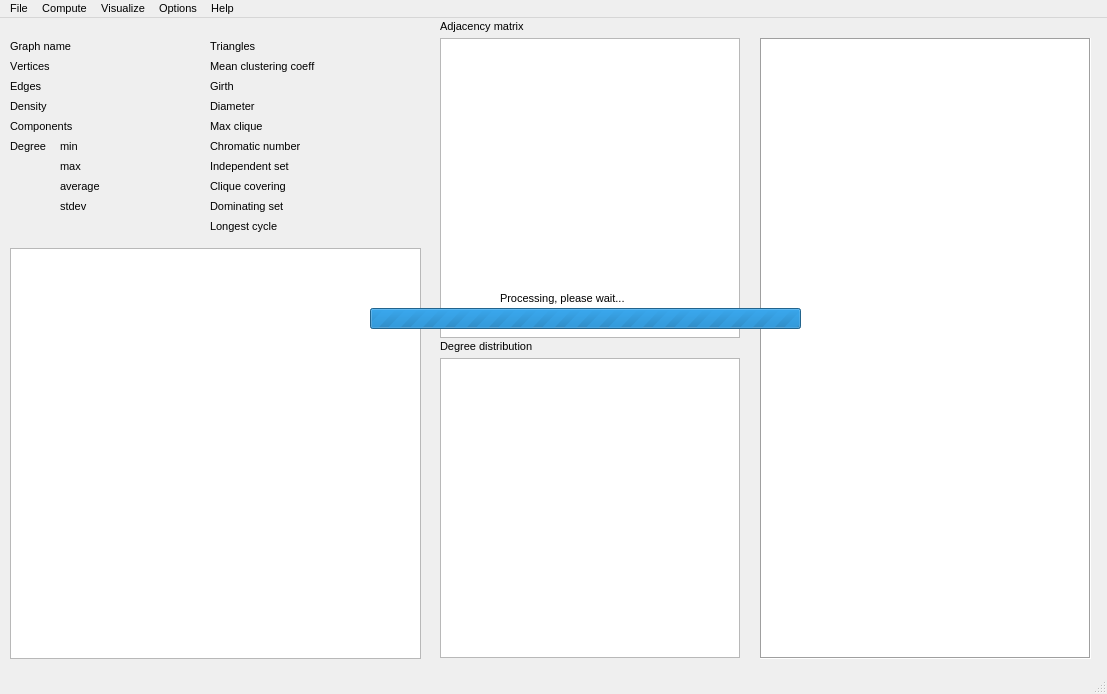
<?xml version="1.0" encoding="UTF-8"?>
<ui version="4.0">
 <class>MainWindow</class>
 <widget class="QMainWindow" name="MainWindow">
  <property name="geometry">
   <rect>
    <x>0</x>
    <y>0</y>
    <width>1107</width>
    <height>694</height>
   </rect>
  </property>
  <property name="minimumSize">
   <size>
    <width>1107</width>
    <height>694</height>
   </size>
  </property>
  <property name="maximumSize">
   <size>
    <width>1107</width>
    <height>694</height>
   </size>
  </property>
  <property name="font">
   <font>
    <pointsize>8</pointsize>
    <italic>false</italic>
    <kerning>false</kerning>
   </font>
  </property>
  <property name="windowTitle">
   <string>Graph Combinatorial Explorer 1.0</string>
  </property>
  <widget class="QWidget" name="centralWidget">
   <widget class="QLabel" name="label">
    <property name="geometry">
     <rect>
      <x>10</x>
      <y>20</y>
      <width>101</width>
      <height>16</height>
     </rect>
    </property>
    <property name="text">
     <string>Graph name</string>
    </property>
   </widget>
   <widget class="QLabel" name="label_graphname">
    <property name="geometry">
     <rect>
      <x>110</x>
      <y>20</y>
      <width>101</width>
      <height>16</height>
     </rect>
    </property>
    <property name="text">
     <string/>
    </property>
   </widget>
   <widget class="QLabel" name="label_3">
    <property name="geometry">
     <rect>
      <x>10</x>
      <y>40</y>
      <width>71</width>
      <height>16</height>
     </rect>
    </property>
    <property name="text">
     <string>Vertices</string>
    </property>
   </widget>
   <widget class="QLabel" name="label_vertices">
    <property name="geometry">
     <rect>
      <x>110</x>
      <y>40</y>
      <width>101</width>
      <height>16</height>
     </rect>
    </property>
    <property name="text">
     <string/>
    </property>
   </widget>
   <widget class="QLabel" name="label_edges">
    <property name="geometry">
     <rect>
      <x>110</x>
      <y>60</y>
      <width>101</width>
      <height>16</height>
     </rect>
    </property>
    <property name="text">
     <string/>
    </property>
   </widget>
   <widget class="QLabel" name="label_6">
    <property name="geometry">
     <rect>
      <x>10</x>
      <y>60</y>
      <width>71</width>
      <height>16</height>
     </rect>
    </property>
    <property name="text">
     <string>Edges</string>
    </property>
   </widget>
   <widget class="QLabel" name="label_7">
    <property name="geometry">
     <rect>
      <x>10</x>
      <y>80</y>
      <width>71</width>
      <height>16</height>
     </rect>
    </property>
    <property name="text">
     <string>Density</string>
    </property>
   </widget>
   <widget class="QLabel" name="label_density">
    <property name="geometry">
     <rect>
      <x>110</x>
      <y>80</y>
      <width>101</width>
      <height>16</height>
     </rect>
    </property>
    <property name="text">
     <string/>
    </property>
   </widget>
   <widget class="QLabel" name="label_9">
    <property name="geometry">
     <rect>
      <x>10</x>
      <y>120</y>
      <width>71</width>
      <height>16</height>
     </rect>
    </property>
    <property name="text">
     <string>Degree</string>
    </property>
   </widget>
   <widget class="QLabel" name="label_10">
    <property name="geometry">
     <rect>
      <x>60</x>
      <y>120</y>
      <width>51</width>
      <height>16</height>
     </rect>
    </property>
    <property name="text">
     <string>min</string>
    </property>
   </widget>
   <widget class="QLabel" name="label_mindeg">
    <property name="geometry">
     <rect>
      <x>110</x>
      <y>120</y>
      <width>101</width>
      <height>16</height>
     </rect>
    </property>
    <property name="text">
     <string/>
    </property>
   </widget>
   <widget class="QLabel" name="label_12">
    <property name="geometry">
     <rect>
      <x>60</x>
      <y>140</y>
      <width>51</width>
      <height>16</height>
     </rect>
    </property>
    <property name="text">
     <string>max</string>
    </property>
   </widget>
   <widget class="QLabel" name="label_maxdeg">
    <property name="geometry">
     <rect>
      <x>110</x>
      <y>140</y>
      <width>101</width>
      <height>16</height>
     </rect>
    </property>
    <property name="text">
     <string/>
    </property>
   </widget>
   <widget class="QLabel" name="label_avgdeg">
    <property name="geometry">
     <rect>
      <x>110</x>
      <y>160</y>
      <width>101</width>
      <height>16</height>
     </rect>
    </property>
    <property name="text">
     <string/>
    </property>
   </widget>
   <widget class="QLabel" name="label_15">
    <property name="geometry">
     <rect>
      <x>60</x>
      <y>160</y>
      <width>51</width>
      <height>16</height>
     </rect>
    </property>
    <property name="text">
     <string>average</string>
    </property>
   </widget>
   <widget class="QLabel" name="label_stdevdeg">
    <property name="geometry">
     <rect>
      <x>110</x>
      <y>180</y>
      <width>101</width>
      <height>16</height>
     </rect>
    </property>
    <property name="text">
     <string/>
    </property>
   </widget>
   <widget class="QLabel" name="label_17">
    <property name="geometry">
     <rect>
      <x>60</x>
      <y>180</y>
      <width>51</width>
      <height>16</height>
     </rect>
    </property>
    <property name="text">
     <string>stdev</string>
    </property>
   </widget>
   <widget class="QTextBrowser" name="textBrowser">
    <property name="geometry">
     <rect>
      <x>760</x>
      <y>20</y>
      <width>331</width>
      <height>621</height>
     </rect>
    </property>
    <property name="frameShape">
     <enum>QFrame::Box</enum>
    </property>
    <property name="frameShadow">
     <enum>QFrame::Sunken</enum>
    </property>
    <property name="lineWidth">
     <number>1</number>
    </property>
    <property name="midLineWidth">
     <number>0</number>
    </property>
    <property name="html">
     <string>&lt;!DOCTYPE HTML PUBLIC &quot;-//W3C//DTD HTML 4.0//EN&quot; &quot;http://www.w3.org/TR/REC-html40/strict.dtd&quot;&gt;
&lt;html&gt;&lt;head&gt;&lt;meta name=&quot;qrichtext&quot; content=&quot;1&quot; /&gt;&lt;style type=&quot;text/css&quot;&gt;
p, li { white-space: pre-wrap; }
&lt;/style&gt;&lt;/head&gt;&lt;body style=&quot; font-family:'MS Shell Dlg 2'; font-size:8pt; font-weight:400; font-style:normal;&quot;&gt;
&lt;p style=&quot;-qt-paragraph-type:empty; margin-top:0px; margin-bottom:0px; margin-left:0px; margin-right:0px; -qt-block-indent:0; text-indent:0px; font-size:8.25pt;&quot;&gt;&lt;br /&gt;&lt;/p&gt;&lt;/body&gt;&lt;/html&gt;</string>
    </property>
   </widget>
   <widget class="QGraphicsView" name="graphicsView_graphdrawing">
    <property name="geometry">
     <rect>
      <x>10</x>
      <y>230</y>
      <width>411</width>
      <height>411</height>
     </rect>
    </property>
   </widget>
   <widget class="QGraphicsView" name="graphicsView_adjacencymatrix">
    <property name="geometry">
     <rect>
      <x>440</x>
      <y>20</y>
      <width>300</width>
      <height>300</height>
     </rect>
    </property>
   </widget>
   <widget class="QLabel" name="label_18">
    <property name="geometry">
     <rect>
      <x>210</x>
      <y>20</y>
      <width>111</width>
      <height>16</height>
     </rect>
    </property>
    <property name="text">
     <string>Triangles</string>
    </property>
   </widget>
   <widget class="QLabel" name="label_triangles">
    <property name="geometry">
     <rect>
      <x>330</x>
      <y>20</y>
      <width>101</width>
      <height>16</height>
     </rect>
    </property>
    <property name="text">
     <string/>
    </property>
   </widget>
   <widget class="QLabel" name="label_20">
    <property name="geometry">
     <rect>
      <x>210</x>
      <y>100</y>
      <width>81</width>
      <height>16</height>
     </rect>
    </property>
    <property name="text">
     <string>Max clique</string>
    </property>
   </widget>
   <widget class="QLabel" name="label_maxclique">
    <property name="geometry">
     <rect>
      <x>330</x>
      <y>100</y>
      <width>111</width>
      <height>16</height>
     </rect>
    </property>
    <property name="text">
     <string/>
    </property>
   </widget>
   <widget class="QLabel" name="label_22">
    <property name="geometry">
     <rect>
      <x>210</x>
      <y>120</y>
      <width>121</width>
      <height>16</height>
     </rect>
    </property>
    <property name="text">
     <string>Chromatic number</string>
    </property>
   </widget>
   <widget class="QLabel" name="label_chromatic">
    <property name="geometry">
     <rect>
      <x>330</x>
      <y>120</y>
      <width>111</width>
      <height>16</height>
     </rect>
    </property>
    <property name="text">
     <string/>
    </property>
   </widget>
   <widget class="QLabel" name="label_24">
    <property name="geometry">
     <rect>
      <x>210</x>
      <y>140</y>
      <width>121</width>
      <height>16</height>
     </rect>
    </property>
    <property name="text">
     <string>Independent set</string>
    </property>
   </widget>
   <widget class="QLabel" name="label_indset">
    <property name="geometry">
     <rect>
      <x>330</x>
      <y>140</y>
      <width>111</width>
      <height>16</height>
     </rect>
    </property>
    <property name="text">
     <string/>
    </property>
   </widget>
   <widget class="QLabel" name="label_cliquecover">
    <property name="geometry">
     <rect>
      <x>330</x>
      <y>160</y>
      <width>111</width>
      <height>16</height>
     </rect>
    </property>
    <property name="text">
     <string/>
    </property>
   </widget>
   <widget class="QLabel" name="label_27">
    <property name="geometry">
     <rect>
      <x>210</x>
      <y>160</y>
      <width>121</width>
      <height>16</height>
     </rect>
    </property>
    <property name="text">
     <string>Clique covering</string>
    </property>
   </widget>
   <widget class="QLabel" name="label_domset">
    <property name="geometry">
     <rect>
      <x>330</x>
      <y>180</y>
      <width>111</width>
      <height>16</height>
     </rect>
    </property>
    <property name="text">
     <string/>
    </property>
   </widget>
   <widget class="QLabel" name="label_29">
    <property name="geometry">
     <rect>
      <x>210</x>
      <y>180</y>
      <width>121</width>
      <height>16</height>
     </rect>
    </property>
    <property name="text">
     <string>Dominating set</string>
    </property>
   </widget>
   <widget class="QGraphicsView" name="graphicsView_degreedistr">
    <property name="geometry">
     <rect>
      <x>440</x>
      <y>340</y>
      <width>300</width>
      <height>300</height>
     </rect>
    </property>
   </widget>
   <widget class="QLabel" name="label_19">
    <property name="geometry">
     <rect>
      <x>440</x>
      <y>0</y>
      <width>111</width>
      <height>16</height>
     </rect>
    </property>
    <property name="text">
     <string>Adjacency matrix</string>
    </property>
   </widget>
   <widget class="QLabel" name="label_21">
    <property name="geometry">
     <rect>
      <x>440</x>
      <y>320</y>
      <width>111</width>
      <height>16</height>
     </rect>
    </property>
    <property name="text">
     <string>Degree distribution</string>
    </property>
   </widget>
   <widget class="QProgressBar" name="progressBar">
    <property name="geometry">
     <rect>
      <x>370</x>
      <y>290</y>
      <width>431</width>
      <height>21</height>
     </rect>
    </property>
    <property name="minimum">
     <number>0</number>
    </property>
    <property name="maximum">
     <number>0</number>
    </property>
    <property name="value">
     <number>0</number>
    </property>
   </widget>
   <widget class="QLabel" name="label_loading">
    <property name="geometry">
     <rect>
      <x>500</x>
      <y>270</y>
      <width>151</width>
      <height>21</height>
     </rect>
    </property>
    <property name="text">
     <string>Processing, please wait...</string>
    </property>
   </widget>
   <widget class="QLabel" name="label_23">
    <property name="geometry">
     <rect>
      <x>210</x>
      <y>80</y>
      <width>111</width>
      <height>16</height>
     </rect>
    </property>
    <property name="text">
     <string>Diameter</string>
    </property>
   </widget>
   <widget class="QLabel" name="label_diameter">
    <property name="geometry">
     <rect>
      <x>330</x>
      <y>80</y>
      <width>101</width>
      <height>16</height>
     </rect>
    </property>
    <property name="text">
     <string/>
    </property>
   </widget>
   <widget class="QLabel" name="label_25">
    <property name="geometry">
     <rect>
      <x>10</x>
      <y>100</y>
      <width>111</width>
      <height>16</height>
     </rect>
    </property>
    <property name="text">
     <string>Components</string>
    </property>
   </widget>
   <widget class="QLabel" name="label_components">
    <property name="geometry">
     <rect>
      <x>110</x>
      <y>100</y>
      <width>101</width>
      <height>16</height>
     </rect>
    </property>
    <property name="text">
     <string/>
    </property>
   </widget>
   <widget class="QLabel" name="label_26">
    <property name="geometry">
     <rect>
      <x>210</x>
      <y>60</y>
      <width>111</width>
      <height>16</height>
     </rect>
    </property>
    <property name="text">
     <string>Girth</string>
    </property>
   </widget>
   <widget class="QLabel" name="label_girth">
    <property name="geometry">
     <rect>
      <x>330</x>
      <y>60</y>
      <width>101</width>
      <height>16</height>
     </rect>
    </property>
    <property name="text">
     <string/>
    </property>
   </widget>
   <widget class="QLabel" name="label_30">
    <property name="geometry">
     <rect>
      <x>210</x>
      <y>200</y>
      <width>121</width>
      <height>16</height>
     </rect>
    </property>
    <property name="text">
     <string>Longest cycle</string>
    </property>
   </widget>
   <widget class="QLabel" name="label_longest_cycle">
    <property name="geometry">
     <rect>
      <x>330</x>
      <y>200</y>
      <width>111</width>
      <height>16</height>
     </rect>
    </property>
    <property name="text">
     <string/>
    </property>
   </widget>
   <widget class="QLabel" name="label_28">
    <property name="geometry">
     <rect>
      <x>210</x>
      <y>40</y>
      <width>131</width>
      <height>16</height>
     </rect>
    </property>
    <property name="text">
     <string>Mean clustering coeff</string>
    </property>
   </widget>
   <widget class="QLabel" name="label_mean_clustering_coefficient">
    <property name="geometry">
     <rect>
      <x>330</x>
      <y>40</y>
      <width>101</width>
      <height>16</height>
     </rect>
    </property>
    <property name="text">
     <string/>
    </property>
   </widget>
  </widget>
  <widget class="QMenuBar" name="menuBar">
   <property name="geometry">
    <rect>
     <x>0</x>
     <y>0</y>
     <width>1107</width>
     <height>26</height>
    </rect>
   </property>
   <widget class="QMenu" name="menuGraph_Explorer_0_2">
    <property name="title">
     <string>File</string>
    </property>
    <widget class="QMenu" name="menuVisualization_type">
     <property name="title">
      <string>Visualization type</string>
     </property>
     <addaction name="actionCentrality_based"/>
     <addaction name="actionMesh_based"/>
     <addaction name="actionTree_based"/>
     <addaction name="actionCircular"/>
     <addaction name="separator"/>
     <addaction name="actionCycle_based"/>
    </widget>
    <widget class="QMenu" name="menuVisualization_scale">
     <property name="title">
      <string>Visualization scale</string>
     </property>
     <addaction name="action1x"/>
     <addaction name="action2x"/>
     <addaction name="action5x"/>
     <addaction name="action25x"/>
    </widget>
    <widget class="QMenu" name="menuExport">
     <property name="title">
      <string>Export</string>
     </property>
     <widget class="QMenu" name="menuExportILP">
      <property name="title">
       <string>ILP instance (MPS)</string>
      </property>
      <addaction name="actionExport_dominating_set"/>
      <addaction name="actionExport_dominating_set_LP_relaxation"/>
     </widget>
     <addaction name="actionGraph_visualization"/>
     <addaction name="actionAdjacency_matrix_visualization"/>
     <addaction name="actionDegree_distribution"/>
     <addaction name="menuExportILP"/>
    </widget>
    <widget class="QMenu" name="menuGenerate">
     <property name="title">
      <string>Generate</string>
     </property>
     <addaction name="actionComplete_n_ary_tree"/>
     <addaction name="actionUnit_disk_graph"/>
     <addaction name="actionRegular_grid_with_rewiring"/>
     <addaction name="actionScale_free_network"/>
     <addaction name="actionWatts_Strogatz_network"/>
     <addaction name="separator"/>
     <addaction name="actionComplementary_graph"/>
     <addaction name="actionGraph_with_pruned_leaves"/>
     <addaction name="actionLargest_component"/>
     <addaction name="actionGeneralized_dominating_set_graph"/>
    </widget>
    <addaction name="actionOpen"/>
    <addaction name="actionSave"/>
    <addaction name="menuGenerate"/>
    <addaction name="menuVisualization_type"/>
    <addaction name="menuVisualization_scale"/>
    <addaction name="menuExport"/>
    <addaction name="actionExit"/>
   </widget>
   <widget class="QMenu" name="menuHelp">
    <property name="title">
     <string>Help</string>
    </property>
    <addaction name="actionAbout"/>
   </widget>
   <widget class="QMenu" name="menuCompute">
    <property name="title">
     <string>Compute</string>
    </property>
    <widget class="QMenu" name="menuMaximum_clique">
     <property name="title">
      <string>Maximum clique</string>
     </property>
     <addaction name="actionGreedy_clique"/>
     <addaction name="actionRandomized_local_search_and_Iterated_Greedy"/>
    </widget>
    <widget class="QMenu" name="menuColouring">
     <property name="title">
      <string>Colouring</string>
     </property>
     <addaction name="actionBrelaz_s_heuristic"/>
     <addaction name="actionIterated_greedy_and_randomized_local_search"/>
    </widget>
    <widget class="QMenu" name="menuMaximum_independent_set">
     <property name="title">
      <string>Maximum independent set</string>
     </property>
     <addaction name="actionGreedy_independent_set"/>
     <addaction name="actionRandomized_local_search_and_iterated_greedy_indset"/>
    </widget>
    <widget class="QMenu" name="menuClique_covering">
     <property name="title">
      <string>Clique covering</string>
     </property>
     <addaction name="actionIterated_greedy_and_randomized_local_search_ccp"/>
    </widget>
    <widget class="QMenu" name="menuDominating_set">
     <property name="title">
      <string>Dominating set</string>
     </property>
     <addaction name="actionGreedy_dominating_set"/>
    </widget>
    <widget class="QMenu" name="menuLongest_cycle">
     <property name="title">
      <string>Longest cycle</string>
     </property>
     <addaction name="actionDepth_first_search"/>
     <addaction name="actionDepth_first_search_with_local_search"/>
    </widget>
    <addaction name="actionTriangles"/>
    <addaction name="actionGirth"/>
    <addaction name="actionDiameter"/>
    <addaction name="menuMaximum_clique"/>
    <addaction name="menuColouring"/>
    <addaction name="menuMaximum_independent_set"/>
    <addaction name="menuClique_covering"/>
    <addaction name="menuDominating_set"/>
    <addaction name="menuLongest_cycle"/>
   </widget>
   <widget class="QMenu" name="menuVisualize">
    <property name="title">
     <string>Visualize</string>
    </property>
    <addaction name="actionShow_in_a_separate_window"/>
    <addaction name="actionMinimize_crossings"/>
   </widget>
   <widget class="QMenu" name="menuOptions">
    <property name="title">
     <string>Options</string>
    </property>
    <addaction name="actionAlgorithms"/>
    <addaction name="actionVisualization"/>
   </widget>
   <addaction name="menuGraph_Explorer_0_2"/>
   <addaction name="menuCompute"/>
   <addaction name="menuVisualize"/>
   <addaction name="menuOptions"/>
   <addaction name="menuHelp"/>
  </widget>
  <widget class="QStatusBar" name="statusBar"/>
  <action name="actionExit">
   <property name="text">
    <string>Exit</string>
   </property>
  </action>
  <action name="actionAbout">
   <property name="enabled">
    <bool>true</bool>
   </property>
   <property name="text">
    <string>About</string>
   </property>
   <property name="font">
    <font>
     <kerning>false</kerning>
    </font>
   </property>
  </action>
  <action name="actionOpen">
   <property name="text">
    <string>Open</string>
   </property>
   <property name="font">
    <font>
     <kerning>false</kerning>
    </font>
   </property>
  </action>
  <action name="actionMesh_based">
   <property name="checkable">
    <bool>true</bool>
   </property>
   <property name="text">
    <string>Grid-based</string>
   </property>
  </action>
  <action name="actionCentrality_based">
   <property name="checkable">
    <bool>true</bool>
   </property>
   <property name="text">
    <string>Centrality-based</string>
   </property>
  </action>
  <action name="action1x">
   <property name="checkable">
    <bool>true</bool>
   </property>
   <property name="text">
    <string>1x</string>
   </property>
  </action>
  <action name="action25x">
   <property name="checkable">
    <bool>true</bool>
   </property>
   <property name="text">
    <string>25x</string>
   </property>
  </action>
  <action name="action5x">
   <property name="checkable">
    <bool>true</bool>
   </property>
   <property name="text">
    <string>5x</string>
   </property>
  </action>
  <action name="actionGraph_visualization">
   <property name="text">
    <string>Graph visualization</string>
   </property>
  </action>
  <action name="actionUnit_disk_graph">
   <property name="text">
    <string>Unit disk graph</string>
   </property>
  </action>
  <action name="actionScale_free_network">
   <property name="text">
    <string>Scale-free network</string>
   </property>
  </action>
  <action name="actionSave">
   <property name="enabled">
    <bool>false</bool>
   </property>
   <property name="text">
    <string>Save</string>
   </property>
  </action>
  <action name="actionTriangles">
   <property name="text">
    <string>Triangles</string>
   </property>
   <property name="font">
    <font>
     <kerning>false</kerning>
    </font>
   </property>
  </action>
  <action name="actionDiameter">
   <property name="text">
    <string>Diameter</string>
   </property>
  </action>
  <action name="actionMax_clique">
   <property name="text">
    <string>Max clique</string>
   </property>
  </action>
  <action name="actionColouring">
   <property name="text">
    <string>Colouring</string>
   </property>
  </action>
  <action name="actionIndependent_set">
   <property name="text">
    <string>Independent set</string>
   </property>
  </action>
  <action name="actionClique_covering">
   <property name="text">
    <string>Clique covering</string>
   </property>
  </action>
  <action name="actionDominating_set">
   <property name="text">
    <string>Dominating set</string>
   </property>
  </action>
  <action name="actionGreedy_clique">
   <property name="text">
    <string>Greedy clique</string>
   </property>
  </action>
  <action name="actionRandomized_local_search_and_Iterated_Greedy">
   <property name="text">
    <string>Randomized local search and iterated greedy</string>
   </property>
  </action>
  <action name="actionBrelaz_s_heuristic">
   <property name="text">
    <string>Brelaz's heuristic</string>
   </property>
  </action>
  <action name="actionIterated_greedy_and_randomized_local_search">
   <property name="text">
    <string>Iterated greedy and randomized local search</string>
   </property>
  </action>
  <action name="actionGreedy_independent_set">
   <property name="text">
    <string>Greedy independent set</string>
   </property>
  </action>
  <action name="actionRandomized_local_search_and_iterated_greedy_indset">
   <property name="text">
    <string>Randomized local search and iterated greedy</string>
   </property>
  </action>
  <action name="actionBrelaz_s_heuristic_ccp">
   <property name="text">
    <string>Brelaz's heuristic</string>
   </property>
  </action>
  <action name="actionIterated_greedy_and_randomized_local_search_ccp">
   <property name="text">
    <string>Iterated greedy and randomized local search</string>
   </property>
  </action>
  <action name="actionGreedy_dominating_set">
   <property name="text">
    <string>Greedy dominating set</string>
   </property>
  </action>
  <action name="actionComplete_n_ary_tree">
   <property name="text">
    <string>Complete n-ary tree</string>
   </property>
  </action>
  <action name="action2x">
   <property name="checkable">
    <bool>true</bool>
   </property>
   <property name="text">
    <string>2x</string>
   </property>
  </action>
  <action name="actionGeneralized_dominating_set_graph">
   <property name="enabled">
    <bool>false</bool>
   </property>
   <property name="text">
    <string>Generalized dominating set graph</string>
   </property>
  </action>
  <action name="actionComplementary_graph">
   <property name="enabled">
    <bool>false</bool>
   </property>
   <property name="text">
    <string>Complementary graph</string>
   </property>
  </action>
  <action name="actionGirth">
   <property name="text">
    <string>Girth</string>
   </property>
  </action>
  <action name="actionWatts_Strogatz_network">
   <property name="text">
    <string>Watts-Strogatz network</string>
   </property>
  </action>
  <action name="actionCircular">
   <property name="checkable">
    <bool>true</bool>
   </property>
   <property name="text">
    <string>Circular</string>
   </property>
  </action>
  <action name="actionDominance_based">
   <property name="checkable">
    <bool>true</bool>
   </property>
   <property name="enabled">
    <bool>false</bool>
   </property>
   <property name="text">
    <string>Dominance-based</string>
   </property>
  </action>
  <action name="actionClique_cover_based">
   <property name="enabled">
    <bool>false</bool>
   </property>
   <property name="text">
    <string>Clique covering-based</string>
   </property>
  </action>
  <action name="actionShow_in_a_separate_window">
   <property name="enabled">
    <bool>true</bool>
   </property>
   <property name="text">
    <string>Show in a separate window</string>
   </property>
   <property name="font">
    <font>
     <kerning>false</kerning>
    </font>
   </property>
  </action>
  <action name="actionDepth_first_search">
   <property name="enabled">
    <bool>true</bool>
   </property>
   <property name="text">
    <string>Depth-first search</string>
   </property>
  </action>
  <action name="actionAlgorithms">
   <property name="enabled">
    <bool>true</bool>
   </property>
   <property name="text">
    <string>Algorithms</string>
   </property>
   <property name="font">
    <font>
     <kerning>false</kerning>
    </font>
   </property>
  </action>
  <action name="actionVisualization">
   <property name="enabled">
    <bool>true</bool>
   </property>
   <property name="text">
    <string>Visualization</string>
   </property>
  </action>
  <action name="actionMinimize_crossings">
   <property name="enabled">
    <bool>true</bool>
   </property>
   <property name="text">
    <string>Minimize crossings</string>
   </property>
  </action>
  <action name="actionCycle_based">
   <property name="checkable">
    <bool>true</bool>
   </property>
   <property name="enabled">
    <bool>false</bool>
   </property>
   <property name="text">
    <string>Cycle-based</string>
   </property>
  </action>
  <action name="actionAdjacency_matrix_visualization">
   <property name="enabled">
    <bool>true</bool>
   </property>
   <property name="text">
    <string>Adjacency matrix visualization</string>
   </property>
  </action>
  <action name="actionDegree_distribution">
   <property name="enabled">
    <bool>true</bool>
   </property>
   <property name="text">
    <string>Degree distribution</string>
   </property>
  </action>
  <action name="actionDepth_first_search_with_local_search">
   <property name="text">
    <string>Depth-first search with local search</string>
   </property>
  </action>
  <action name="actionRegular_grid_with_rewiring">
   <property name="text">
    <string>Regular grid with rewiring</string>
   </property>
  </action>
  <action name="actionGraph_with_pruned_leaves">
   <property name="enabled">
    <bool>false</bool>
   </property>
   <property name="text">
    <string>Graph with pruned leaves</string>
   </property>
  </action>
  <action name="actionLargest_component">
   <property name="enabled">
    <bool>false</bool>
   </property>
   <property name="text">
    <string>Largest component</string>
   </property>
  </action>
  <action name="actionTree_based">
   <property name="checkable">
    <bool>true</bool>
   </property>
   <property name="text">
    <string>Tree-based</string>
   </property>
  </action>
  <action name="actionExport_dominating_set">
   <property name="text">
    <string>Dominating set</string>
   </property>
  </action>
  <action name="actionExport_dominating_set_LP_relaxation">
   <property name="text">
    <string>Dominating set (LP relaxation)</string>
   </property>
  </action>
 </widget>
 <layoutdefault spacing="6" margin="11"/>
 <resources/>
 <connections/>
</ui>
